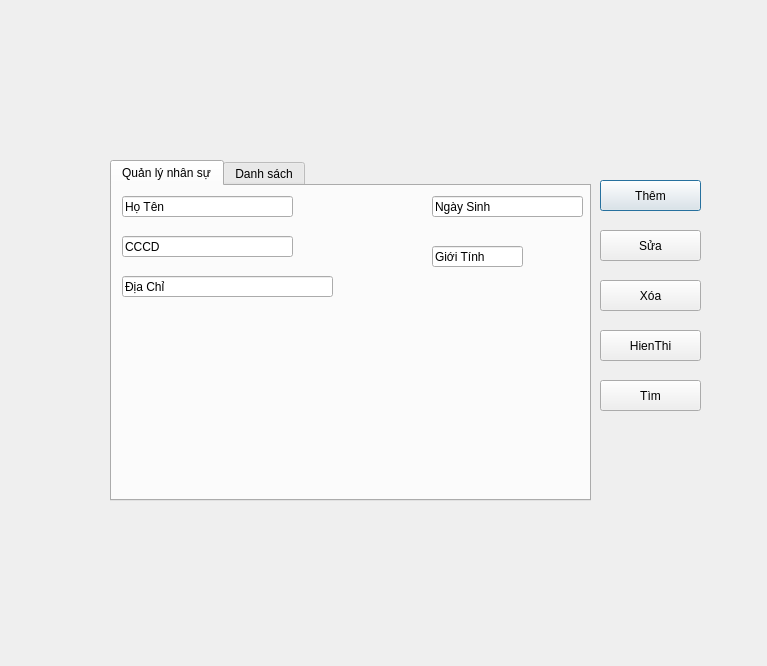
<?xml version="1.0" encoding="UTF-8"?>
<ui version="4.0">
 <class>Dialog</class>
 <widget class="QDialog" name="Dialog">
  <property name="geometry">
   <rect>
    <x>0</x>
    <y>0</y>
    <width>767</width>
    <height>666</height>
   </rect>
  </property>
  <property name="windowTitle">
   <string>Dialog</string>
  </property>
  <widget class="QPushButton" name="btnThem">
   <property name="geometry">
    <rect>
     <x>600</x>
     <y>180</y>
     <width>101</width>
     <height>31</height>
    </rect>
   </property>
   <property name="text">
    <string>Thêm</string>
   </property>
  </widget>
  <widget class="QPushButton" name="btnSua">
   <property name="geometry">
    <rect>
     <x>600</x>
     <y>230</y>
     <width>101</width>
     <height>31</height>
    </rect>
   </property>
   <property name="text">
    <string>Sửa</string>
   </property>
  </widget>
  <widget class="QPushButton" name="btnXoa">
   <property name="geometry">
    <rect>
     <x>600</x>
     <y>280</y>
     <width>101</width>
     <height>31</height>
    </rect>
   </property>
   <property name="text">
    <string>Xóa</string>
   </property>
  </widget>
  <widget class="QPushButton" name="btnHienThi">
   <property name="geometry">
    <rect>
     <x>600</x>
     <y>330</y>
     <width>101</width>
     <height>31</height>
    </rect>
   </property>
   <property name="text">
    <string>HienThi</string>
   </property>
  </widget>
  <widget class="QPushButton" name="btnTim_2">
   <property name="geometry">
    <rect>
     <x>600</x>
     <y>380</y>
     <width>101</width>
     <height>31</height>
    </rect>
   </property>
   <property name="text">
    <string>Tìm</string>
   </property>
  </widget>
  <widget class="QTabWidget" name="tabWidget">
   <property name="geometry">
    <rect>
     <x>110</x>
     <y>160</y>
     <width>481</width>
     <height>341</height>
    </rect>
   </property>
   <property name="currentIndex">
    <number>0</number>
   </property>
   <widget class="QWidget" name="tab">
    <attribute name="title">
     <string>Quản lý nhân sự</string>
    </attribute>
    <widget class="QLineEdit" name="txtCCCD">
     <property name="geometry">
      <rect>
       <x>10</x>
       <y>50</y>
       <width>171</width>
       <height>21</height>
      </rect>
     </property>
     <property name="text">
      <string>CCCD</string>
     </property>
    </widget>
    <widget class="QLineEdit" name="txtHoTen">
     <property name="geometry">
      <rect>
       <x>10</x>
       <y>10</y>
       <width>171</width>
       <height>21</height>
      </rect>
     </property>
     <property name="text">
      <string>Họ Tên</string>
     </property>
    </widget>
    <widget class="QLineEdit" name="txtNgaySinh">
     <property name="geometry">
      <rect>
       <x>320</x>
       <y>10</y>
       <width>151</width>
       <height>21</height>
      </rect>
     </property>
     <property name="text">
      <string>Ngày Sinh</string>
     </property>
    </widget>
    <widget class="QLineEdit" name="txtGioiTinh">
     <property name="geometry">
      <rect>
       <x>320</x>
       <y>60</y>
       <width>91</width>
       <height>21</height>
      </rect>
     </property>
     <property name="text">
      <string>Giới Tính</string>
     </property>
    </widget>
    <widget class="QLineEdit" name="txtDiaChi">
     <property name="geometry">
      <rect>
       <x>10</x>
       <y>90</y>
       <width>211</width>
       <height>21</height>
      </rect>
     </property>
     <property name="text">
      <string>Địa Chỉ</string>
     </property>
    </widget>
   </widget>
   <widget class="QWidget" name="tab_2">
    <attribute name="title">
     <string>Danh sách</string>
    </attribute>
    <widget class="QLineEdit" name="txtTim">
     <property name="geometry">
      <rect>
       <x>10</x>
       <y>10</y>
       <width>231</width>
       <height>21</height>
      </rect>
     </property>
     <property name="text">
      <string>Tìm kiếm</string>
     </property>
    </widget>
    <widget class="QPushButton" name="btnTim">
     <property name="geometry">
      <rect>
       <x>10</x>
       <y>50</y>
       <width>81</width>
       <height>31</height>
      </rect>
     </property>
     <property name="text">
      <string>Tìm</string>
     </property>
    </widget>
   </widget>
  </widget>
 </widget>
 <resources/>
 <connections/>
</ui>
